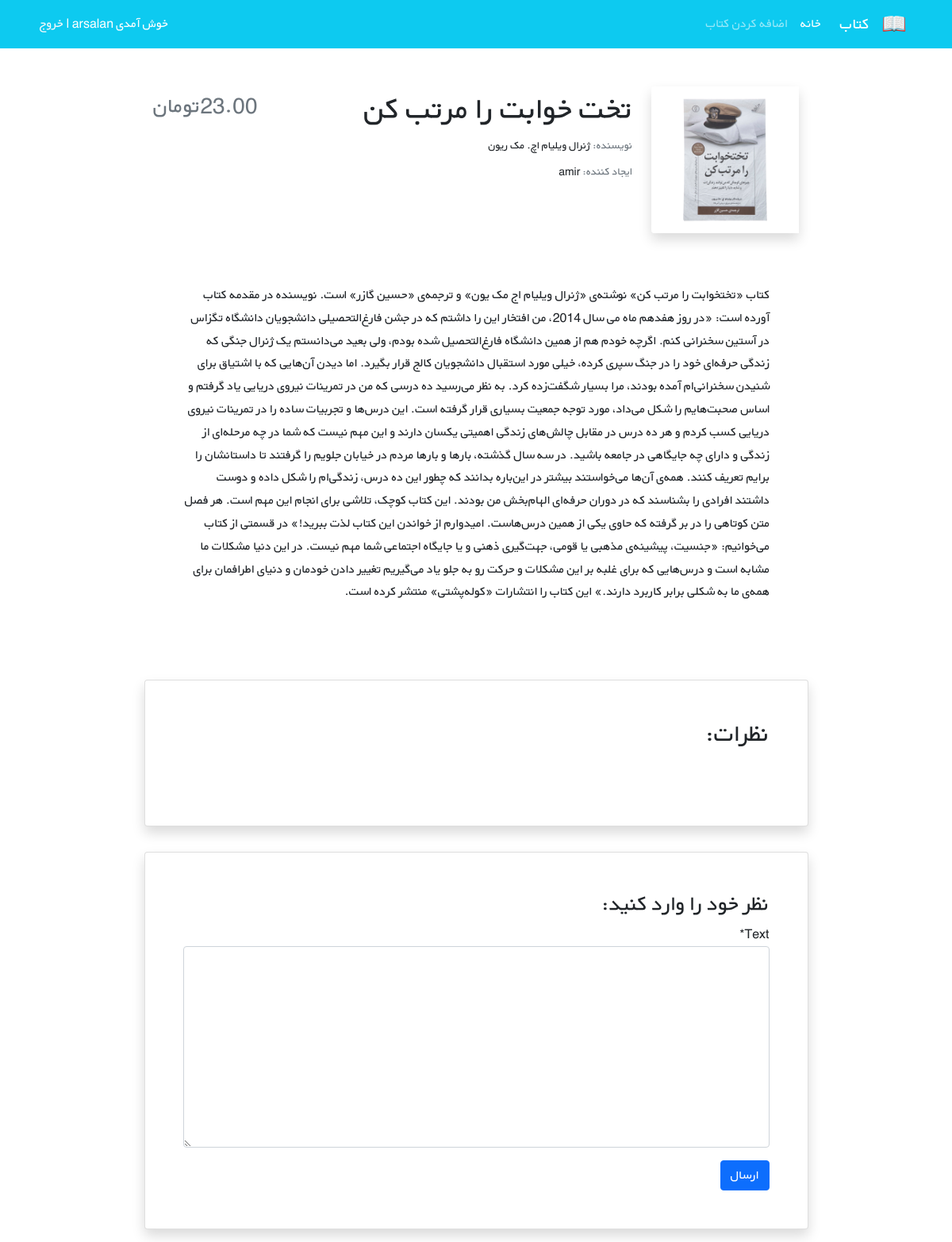
The app's page /book/7/ (signed in) with its own data.
### books/models.py (models this page shows, shortened)
class Book(models.Model):
	user = models.ForeignKey(get_user_model(),on_delete = models.CASCADE)
	title = models.CharField(max_length = 100, blank = True)
	author = models.CharField(max_length = 100, blank = True)
	description = models.TextField(blank = True)
	price = models.DecimalField(max_digits = 6, decimal_places = 2, null = True)
	image = models.ImageField(upload_to = 'cover/', blank = True)

### accounts/models.py (models this page shows)
class CustomUser(AbstractUser):
	age = models.PositiveIntegerField(null = True, blank = True)

### books/views.py (the view)
# urls.py: path('<int:pk>/', views.book_detail_view, name = 'book_detail'),
@login_required
def book_detail_view(request, pk):
	books = get_object_or_404(models.Book, pk = pk)
	comments = books.comments.filter(is_active = True)
	if request.method == 'POST':
		comment_form = forms.CommentForm(request.POST)
		if comment_form.is_valid():
			new_comment = comment_form.save(commit = False)
			new_comment.book = books
			new_comment.user = request.user
			new_comment.save()
			comment_form = forms.CommentForm()
	else:
		comment_form = forms.CommentForm()
	return render(request, 'book/book_detail.html', {
		'book': books,
		'comment_form': comment_form,
		'comments' : comments,
	})

### books/forms.py
class CommentForm(ModelForm):
	class Meta:
		model = models.Comment
		fields = ['text', ]

### books/templates/book/book_detail.html (shortened to what this page needs)
{% extends '_base.html' %}
{% load crispy_forms_tags %}
{% block content %}
    <div class="container mt-5" dir="rtl">
        <div class="">
            <div class="">
                <div class="d-flex justify-content-center">
                    <div class="row w-sm-75 w-100">
                        <div class="col-xs-12 col-md-3 d-flex justify-content-center">
                            <div>
                                {% if book.image %}
                                    <img src="{{ book.image.url }}" class="img-fluid rounded-start shadow" alt="...">
                                {% endif %}
                            </div>
                        </div>
                        <div class="col-xs-12 col-md-6 text-center text-md-end mt-md-1 mt-4">
                            <h1>{{ book.title }}</h1>
                            <h5 class="small my-1"><span class="text-muted">نویسنده: </span>{{ book.author }}</h5>
                            <h5 class="small my-1"><span class="text-muted">ایجاد کننده: </span>{{ book.user }}</h5>
                        </div>
                        <div class="col-xs-12 col-md-3 d-flex flex-column">
                            <h3 class="align-self-center pt-2 text-muted align-self-md-end">
                                {{ book.price }}تومان
                            </h3>
                        </div>
                    </div>
                </div>
                <div class="d-flex justify-content-center">
                    <div class="my-3 p-5 w-sm-75 w-100">
                        {{ book.description|linebreaks }}
                    </div>
                </div>
                <div class="d-flex justify-content-center">
                    <div class="card shadow my-3 p-5 w-sm-75 w-100">
                        <h2 class="mb-5">نظرات:</h2>
                    </div>
                </div>
                <div class="d-flex justify-content-center">
                    <div class="card shadow my-3 p-5 w-sm-75 w-100">
                        <h3>نظر خود را وارد کنید:</h3>
                        <form method="POST">
                            {{ comment_form|crispy }}
                            <button type="submit" class="btn btn-primary mt-3">ارسال</button>
                        </form>
                    </div>
                </div>
            </div>
        </div>
    </div>
{% endblock content %}

### static/css/style.css (style rules this page uses)
* { font-family: 'BYekan', sans-serif; line-height: 1.8rem; }
@media (min-width: 576px) { .w-sm-75 { width: 75% !important; } }

### records on screen
Book: image (picture), title "تخت خوابت را مرتب کن", author "ژنرال ویلیام اچ. مک ریون", user "amir", price "23.00", description "کتاب «تختخوابت را مرتب کن» نوشته‌ی «ژنرال ویلیام اج مک یون» و ترجمه‌ی «حسین گازر» است. نویسنده در مقدمه کتاب آورده است: «در روز هفدهم ماه می سال 2014، من افتخار این را داشتم که در جشن فارغ‌التحصیلی دانشجویان دانشگاه تگزاس در آستین سخنرانی کنم. اگرچه خودم هم از همین دانشگاه فارغ‌التحصیل شده بودم، ولی بعید می‌دانستم یک ژنرال جنگی که زندگی حرفه‌ای خود را در جنگ سپری کرده، خیلی مورد استقبال دانشجویان کالج قرار بگیرد. اما دیدن آن‌هایی که با اشتیاق برای شنیدن سخنرانی‌ام آمده بودند، مرا بسیار شگفت‌زده کرد. به نظر می‌رسید ده درسی که من در تمرینات نیروی دریایی یاد گرفتم و اساس صحبت‌هایم را شکل می‌داد، مورد توجه جمعیت بسیاری قرار گرفته است. این درس‌ها و تجربیات ساده را در تمرینات نیروی دریایی کسب…"
